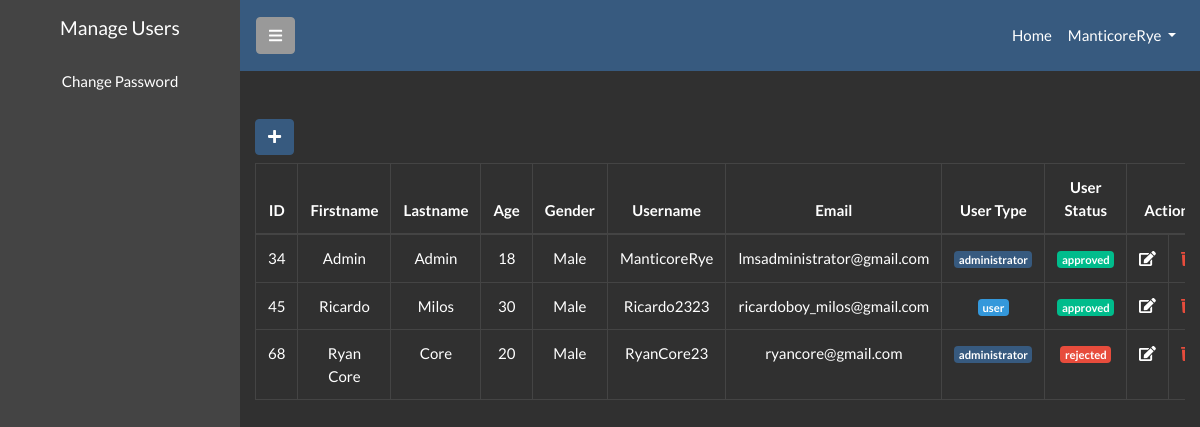
/index.php (signed in), run on the app's committed database.
### tables this page shows
CREATE TABLE `users` (
  `id` int(11) NOT NULL,
  `firstname` varchar(256) NOT NULL,
  `lastname` varchar(256) NOT NULL,
  `age` int(11) NOT NULL,
  `gender` varchar(256) NOT NULL,
  `username` varchar(256) NOT NULL,
  `password` varchar(256) NOT NULL,
  `email` varchar(256) NOT NULL,
  `user_type` varchar(256) NOT NULL,
  `user_status` varchar(255) NOT NULL
);

### init/init.php (called while the page is built, shortened)
<?php
$database = new Database;
$validation = new Validation;
?>

### class/validation.php (called while the page is built, shortened)
<?php
class Validation extends Database {
    public function is_admin($user_type) {
        if($user_type == "administrator") {
            return true;
        } else {
            return false;
        }
    }
}
?>

### class/database.php (called while the page is built, shortened)
<?php
class Database extends Action {
    public function database() {
        $connection =  $this->connection = new Mysqli(DB[0],DB[1],DB[2],DB[3]);
    }
}
?>

### class/action.php (called while the page is built, shortened)
<?php
    class Action {
        public function display_user() {
            $query = "SELECT * FROM users";
            $result = $this->connection->query($query);
            $rows = [];
            while($row = $result->fetch_assoc()) {
                $rows[] = $row;
            }
            return $rows;
        }
    }
?>

### index.php (the view, shortened to what this page needs)
<?php
include "inc/header.php";
?>
<div class="d-flex" id="wrapper">
    <?php include "inc/sidenav.php"; ?>
    <div id="page-content-wrapper">
        <?php include "inc/navbar.php"; ?>
        <div class="container-fluid mt-5">
            <?php if ($validation->is_admin($_SESSION['user_type'])) : ?>
                <div class="row">
                    <div class="col-lg-6 col-sm-6">
                        <a href="add_user.php" class="btn btn-primary mb-2">
                            <i class="fa fa-plus text-white" title="Add User"></i>
                        </a>
                    </div>
                </div>
            <?php endif; ?>
            <div class="row">
                <div class="col-lg-12 col-sm-12">
                    <div class="table-responsive">
                        <?php if ($validation->is_admin($_SESSION['user_type'])) : ?>
                            <table class="table table-bordered table-hover text-center text-white">
                                <thead>
                                    <th>ID</th>
                                    <th>Firstname</th>
                                    <th>Lastname</th>
                                    <th>Age</th>
                                    <th>Gender</th>
                                    <th>Username</th>
                                    <th>Email</th>
                                    <th>User Type</th>
                                    <th>User Status</th>
                                    <th colspan="3">Action</th>
                                </thead>
                                <tbody>
                                    <?php
                                        $result = $database->display_user();
                                        foreach ($result as $res) :
                                        ?>
                                        <tr>
                                            <td><?= $res['id']; ?></td>
                                            <td><?= $res['firstname']; ?></td>
                                            <td><?= $res['lastname']; ?></td>
                                            <td><?= $res['age']; ?></td>
                                            <td><?= $res['gender']; ?></td>
                                            <td><?= $res['username']; ?></td>
                                            <td><?= $res['email']; ?></td>
                                            <td><span class="badge <?= display_badge($res['user_type']); ?>"><?= $res['user_type']; ?></span></td>
                                            <td><span class="badge <?= display_badge($res['user_status']); ?>"><?= $res['user_status'];?></span></td>
                                            <td>
                                                <a href="update_user.php?id=<?= $res['id']; ?>">
                                                    <i class="fa fa-edit text-white" title="Edit User"></i>
                                                </a>
                                            </td>
                                            <td>
                                                <form action="" method="post">
                                                    <button name="delete" onclick="return confirm('Are you sure you want to delete this user')" class="del_btn">
                                                        <i class="fa fa-trash text-danger" title="Delete User"></i>
                                                    </button>
                                                </form>
                                            </td>
                                        </tr>
                                    <?php endforeach; ?>
                                </tbody>
                            </table>
                        <?php endif; ?>
                    </div>
                </div>
            </div>
        </div>
    </div>
</div>
<?php include "inc/footer.php"; ?>

### inc/header.php (shortened to what this page needs)
<?php
    include "./init/init.php";
    include "helpers.php";
?>
<!DOCTYPE html>
<html lang="en">
<head>
    <link rel="stylesheet" href="./assets/css/bootstrap.min.css">
    <link rel="stylesheet" href="./assets/fontawesome/all.css">
    <link rel="stylesheet" href="./assets/css/custom.css">
</head>
<body class="bg-dark">

### inc/sidenav.php
<div class="bg-secondary " id="sidebar-wrapper">
      <div class="sidebar-heading text-center">Manage Users </div>
      <div class="list-group list-group-flush text-center">
          <a href="./change_password.php" class="list-group-item list-group-item-action bg-secondary">Change Password</a>
      </div>
  </div>

### inc/navbar.php (shortened to what this page needs)
<div class="navbar navbar-expand-lg navbar-light bg-primary">
    <button class="btn btn-light" id="menu-toggle"><i class="fas fa-bars"></i></button>
    <div class="collapse navbar-collapse" id="navbarSupportedContent">
        <ul class="navbar-nav ml-auto mt-2 mt-lg-0">
            <li class="nav-item">
                <a class="nav-link" href="index.php">Home <span class="sr-only">(current)</span></a>
            </li>
            <li class="nav-item dropdown">
                <a class="nav-link dropdown-toggle" href="#" id="navbarDropdown" role="button" data-toggle="dropdown" aria-haspopup="true" aria-expanded="false">
                    <?= $_SESSION['username']; ?>
                </a>
            </li>
        </ul>
    </div>
</div>

### inc/helpers.php (shortened to what this page needs)
<?php
 function display_badge($user) {
    switch($user) {
        case 'approved':
            echo "badge-success";
            break;
        case 'rejected':
            echo 'badge-danger';
            break;
        case 'administrator':
            echo 'badge-primary';
            break;
        case 'user':
            echo 'badge-info';
            break;
    }
 }
?>

### inc/footer.php (shortened to what this page needs)
</body>
</html>

### assets/css/custom.css (style rules this page uses)
body { overflow-x: hidden; }
.del_btn { padding:0; margin: 0; border:0; background-color:transparent; }
#sidebar-wrapper { min-height: 100vh; margin-left: -15rem; -webkit-transition: margin .25s ease-out; -moz-transition: margin .25s ease-out; -o-transition: margin .25s ease-out; transition: margin .25s ease-out; }
#sidebar-wrapper .sidebar-heading { padding: 0.875rem 1.25rem; font-size: 1.2rem; }
#sidebar-wrapper .list-group { width: 15rem; }
#page-content-wrapper { min-width: 100vw; }
@media (min-width: 768px) { #sidebar-wrapper { margin-left: 0; } }
@media (min-width: 768px) { #page-content-wrapper { min-width: 0; width: 100%; } }

### data on the page
users: id "34", firstname "Admin", lastname "Admin", age "18", gender "Male", username "ManticoreRye", email "lmsadministrator@gmail.com", user_type "administrator", user_status "approved"
users: id "45", firstname "Ricardo", lastname "Milos", age "30", gender "Male", username "Ricardo2323", email "ricardoboy_milos@gmail.com", user_type "user", user_status "approved"
users: id "68", firstname "Ryan Core", lastname "Core", age "20", gender "Male", username "RyanCore23", email "ryancore@gmail.com", user_type "administrator", user_status "rejected"

### other printed values
$_SESSION['username'] "ManticoreRye"
